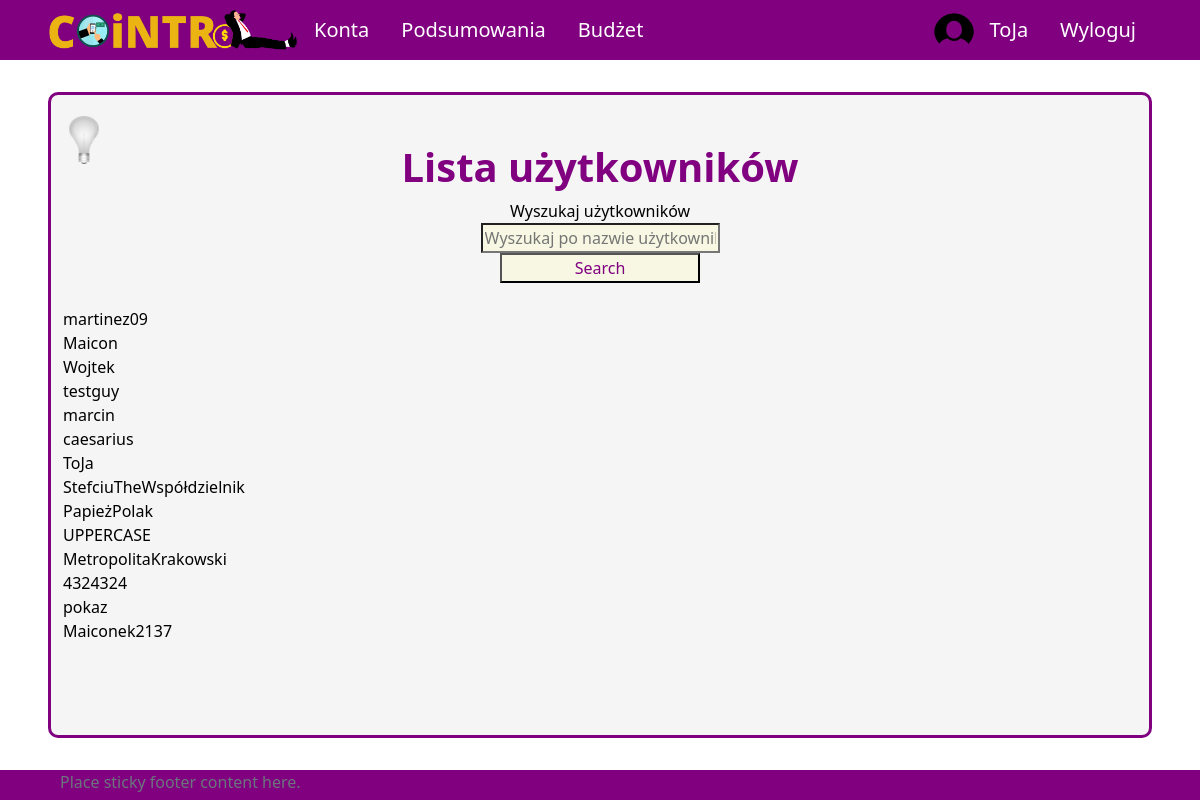
/profiles (signed in), run on an earlier commit of the app's database.
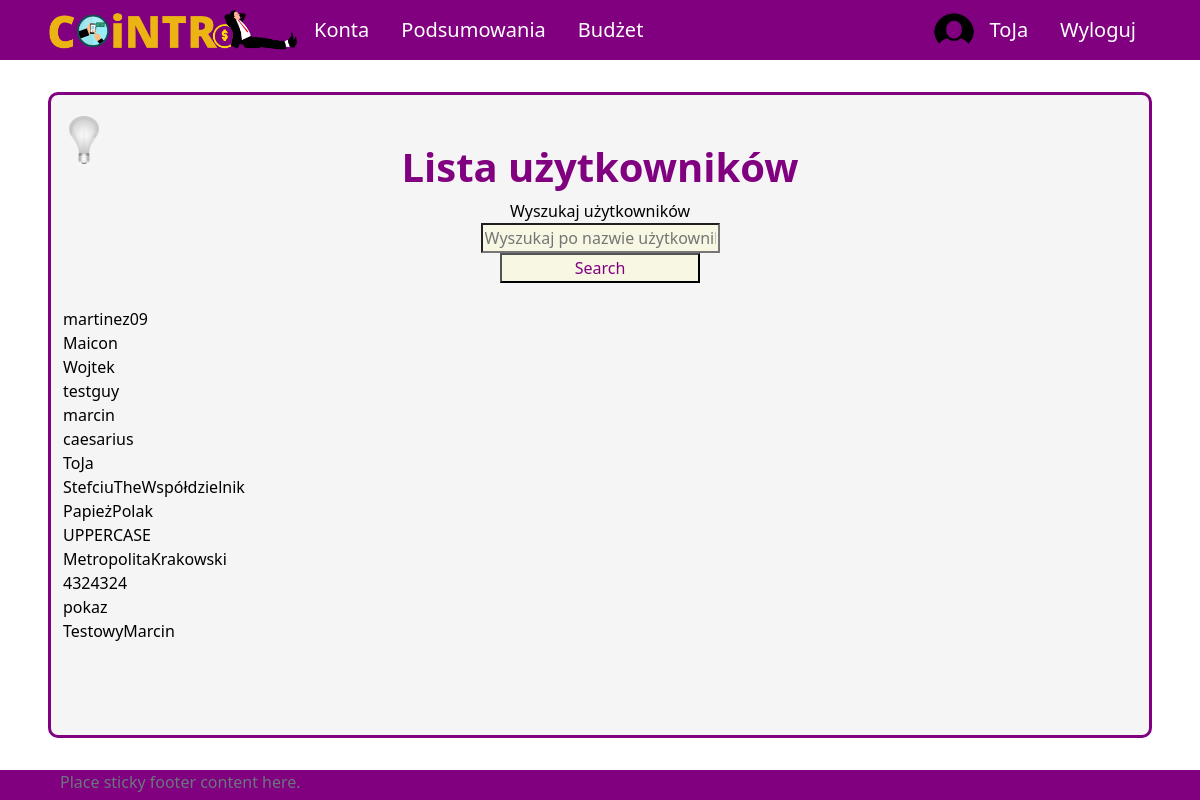
And on a later commit of the database.
### UsersApp/models.py (models this page shows, shortened)
class Profile(models.Model):
    user = models.OneToOneField(User, on_delete=models.CASCADE, null=True, blank=True)
    name = models.CharField(max_length=200, blank=True, null=True)
    email = models.EmailField(max_length=400, null=True, blank=True)
    username = models.CharField(max_length=200, blank=True, null=True)
    currency = models.ForeignKey('Currency', on_delete=models.SET_NULL, null=True)
    image = models.ImageField(null=True, blank=True)
    created = models.DateTimeField(auto_now_add=True)
    id = models.UUIDField(default=uuid.uuid4, unique=True,
                            primary_key=True, editable=False)

### UsersApp/views/user_views.py (the view)
# urls.py: path('profiles', views.allProfiles, name='profiles'),
@login_required(login_url='login')
def allProfiles(request):
    profiles = Profile.objects.all()
    search_query = ''
    if request.GET.get('search_query'):
        search_query = request.GET.get('search_query')
    profiles= Profile.objects.filter(username__icontains=search_query)
    context = {'search_query' : search_query, 'profiles' : profiles}
    return render(request, 'application/profiles-list.html', context)

### templates/application/profiles-list.html (shortened to what this page needs)
{% extends 'application/base.html' %}
{% block content %}
<div class="title">
    <h1>Lista użytkowników</h1>
</div>
<form method="GET" action="{% url 'profiles' %}">
    <label for="search-bar">Wyszukaj użytkowników </label>
    <input id="search-bar" type="text" name="search_query" value="{{search_query}}" placeholder="Wyszukaj po nazwie użytkownika" />
    <input type="submit" value="Search" />
</form>
<br />
{% for profile in profiles %}
    {{profile.username}}
    <br />
{% endfor%}
{% endblock %}

### templates/application/base.html (shortened to what this page needs)
{%load static%}
<!DOCTYPE html>
<html lang="pl">
<head>
    <link href="https://cdn.jsdelivr.net/npm/bootstrap@5.2.2/dist/css/bootstrap.min.css" rel="stylesheet">
    <link rel="stylesheet" type="text/css" href="{% static 'css/style.css' %}">
</head>
<body onload="checkColorMode()">
    <nav class="nav" id="navigation">
        {% if user.is_authenticated %}
        <ul class="nav justify-content-start">
            <li class="nav-item" id="logo-li"><a id="logo-link" class="nav-link" href="{% url 'home' %}">
                <img onmouseover="logoHover()" onmouseout="logoOut()" id="app-logo" src="{% static 'images/logo.png' %}">
            </a>
            <li class="nav-item mobile-menu"><a class="nav-link" href="{% url 'all-accounts' %}">Konta</a></li>
            <li class="nav-item mobile-menu"><a class="nav-link" href="{% url 'summary' %}">Podsumowania</a></li>
            <li class="nav-item mobile-menu"><a class="nav-link" href="{% url 'budget' %}">Budżet</a></li>
        </ul>
        <ul class="nav justify-content-end user-image">
            <img src="{% static 'images/circle_user_image.png' %}", style="border-radius: 50%; width: 40px;">
            <li class="nav-item"><a class="nav-link" href="{% url 'profile' %}">{{ user.username }}</a></li>
            <li class="nav-item"><a class="nav-link" href="{% url 'logout' %}">Wyloguj</a></li>
        </ul>
        {% endif %}
    </nav>
    <div id = "site-content">
        <button onclick="darkMode()" id="dark-mode-button"><img id="light-bulb" src="{% static 'images/bulb_off.png' %}" /></button>
        {% block content %}
        {% endblock %}
    </div>
    <footer class="footer">
        <div class="container">
            <span class="text-muted">Place sticky footer content here.</span>
        </div>
    </footer>
</body>
</html>

### aplication/static/css/style.css (style rules this page uses)
body { background-color: white; color: black; }
#navigation { position: fixed; top: 0; width: 100%; z-index: 9; }
a.nav-link { color: white; font-size: 20px; }
ul.nav { align-items: center; }
nav.nav { height: 60px; background-color: purple; justify-content: space-between; padding-left: 4vw; padding-right: 4vw; }
#logo-link { padding: 0; }
#app-logo { width: 250px; }
#site-content { min-height: calc(100vh - 4vh - (60px + 4vh) - 30px); margin-top: calc(60px + 4vh); margin-bottom: 4vh; margin-left: 4vw; margin-right: 4vw; padding-left: 1vw; padding-right: 1vw; padding-top: 1vh; padding-bottom: 1vh; border: 3px solid purple; border-radius: 10px; background-color: whitesmoke; position: relative; }
#dark-mode-button { position: absolute; top: 20px; }
#dark-mode-button > img { width: 30px; }
div.title { padding-top: 5vh; display: flex; align-items: center; flex-direction: column; }
div.title h1 { color: purple; font-size: 40px; font-weight: bold; text-align: center; }
form { display: flex; flex-direction: column; align-items: center; }
select, input { min-width: 200px; background-color: rgba(250, 250, 210, 0.5); color: #800080; }
footer { height: 30px; background-color: purple; justify-content: space-between; padding-left: 4vw; padding-right: 4vw; }
button { background-color: rgba(0, 0, 0, 0); border: none; }

What changed in the data, as far as the page shows it:
removed Profile: username "Maiconek2137"
added Profile: username "TestowyMarcin"
